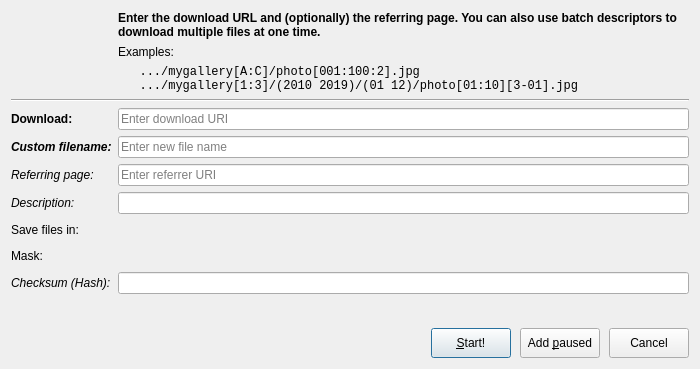
<?xml version="1.0" encoding="UTF-8"?>
<ui version="4.0">
 <class>AddDownloadDialog</class>
 <widget class="QDialog" name="AddDownloadDialog">
  <property name="geometry">
   <rect>
    <x>0</x>
    <y>0</y>
    <width>700</width>
    <height>357</height>
   </rect>
  </property>
  <property name="windowTitle">
   <string>DownZemAll - Add Downloads</string>
  </property>
  <property name="modal">
   <bool>true</bool>
  </property>
  <layout class="QVBoxLayout" name="verticalLayout">
   <item>
    <layout class="QGridLayout" name="gridLayout">
     <item row="0" column="1">
      <widget class="QLabel" name="label_8">
       <property name="sizePolicy">
        <sizepolicy hsizetype="Preferred" vsizetype="MinimumExpanding">
         <horstretch>0</horstretch>
         <verstretch>0</verstretch>
        </sizepolicy>
       </property>
       <property name="font">
        <font>
         <family>Segoe UI</family>
         <pointsize>9</pointsize>
         <weight>75</weight>
         <bold>true</bold>
        </font>
       </property>
       <property name="text">
        <string>Enter the download URL and (optionally) the referring page. You can also use batch descriptors to download multiple files at one time.</string>
       </property>
       <property name="wordWrap">
        <bool>true</bool>
       </property>
      </widget>
     </item>
     <item row="1" column="1">
      <widget class="QLabel" name="label_10">
       <property name="font">
        <font>
         <family>Segoe UI</family>
         <pointsize>9</pointsize>
        </font>
       </property>
       <property name="text">
        <string>Examples:</string>
       </property>
      </widget>
     </item>
     <item row="2" column="1">
      <widget class="QLabel" name="label_9">
       <property name="font">
        <font>
         <family>Courier New</family>
         <pointsize>9</pointsize>
        </font>
       </property>
       <property name="toolTip">
        <string>&lt;html&gt;&lt;head/&gt;&lt;body&gt;&lt;p&gt;Batch descriptors:&lt;/p&gt;&lt;p&gt;- Must start with '[' or '('&lt;/p&gt;&lt;p&gt;- Must contain two numbers, separated by ':', '-' or a space character&lt;/p&gt;&lt;p&gt;- Must end with ']' or ')'&lt;/p&gt;&lt;/body&gt;&lt;/html&gt;</string>
       </property>
       <property name="text">
        <string>   .../mygallery[A:C]/photo[001:100:2].jpg
   .../mygallery[1:3]/(2010 2019)/(01 12)/photo[01:10][3-01].jpg</string>
       </property>
      </widget>
     </item>
     <item row="3" column="0" colspan="2">
      <widget class="Line" name="line">
       <property name="orientation">
        <enum>Qt::Horizontal</enum>
       </property>
      </widget>
     </item>
     <item row="4" column="0">
      <widget class="QLabel" name="label">
       <property name="font">
        <font>
         <family>Segoe UI</family>
         <pointsize>9</pointsize>
         <weight>75</weight>
         <bold>true</bold>
        </font>
       </property>
       <property name="text">
        <string>Download:</string>
       </property>
      </widget>
     </item>
     <item row="4" column="1">
      <widget class="QLineEdit" name="downloadLineEdit">
       <property name="placeholderText">
        <string>Enter download URI</string>
       </property>
      </widget>
     </item>
     <item row="5" column="0">
      <widget class="QLabel" name="label_2">
       <property name="font">
        <font>
         <family>Segoe UI</family>
         <pointsize>9</pointsize>
         <weight>75</weight>
         <italic>true</italic>
         <bold>true</bold>
        </font>
       </property>
       <property name="text">
        <string>Custom filename:</string>
       </property>
      </widget>
     </item>
     <item row="5" column="1">
      <widget class="QLineEdit" name="filenameLineEdit">
       <property name="placeholderText">
        <string>Enter new file name</string>
       </property>
      </widget>
     </item>
     <item row="6" column="0">
      <widget class="QLabel" name="label_3">
       <property name="font">
        <font>
         <family>Segoe UI</family>
         <pointsize>9</pointsize>
         <weight>50</weight>
         <italic>true</italic>
         <bold>false</bold>
        </font>
       </property>
       <property name="text">
        <string>Referring page:</string>
       </property>
      </widget>
     </item>
     <item row="6" column="1">
      <widget class="QLineEdit" name="referrerLineEdit">
       <property name="placeholderText">
        <string>Enter referrer URI</string>
       </property>
      </widget>
     </item>
     <item row="7" column="0">
      <widget class="QLabel" name="label_4">
       <property name="font">
        <font>
         <family>Segoe UI</family>
         <pointsize>9</pointsize>
         <weight>50</weight>
         <italic>true</italic>
         <bold>false</bold>
        </font>
       </property>
       <property name="text">
        <string>Description:</string>
       </property>
      </widget>
     </item>
     <item row="7" column="1">
      <widget class="QLineEdit" name="descriptionLineEdit"/>
     </item>
     <item row="8" column="0">
      <widget class="QLabel" name="label_5">
       <property name="font">
        <font>
         <family>Segoe UI</family>
         <pointsize>9</pointsize>
         <weight>50</weight>
         <italic>false</italic>
         <bold>false</bold>
        </font>
       </property>
       <property name="text">
        <string>Save files in:</string>
       </property>
      </widget>
     </item>
     <item row="8" column="1">
      <widget class="PathWidget" name="pathWidget" native="true">
       <property name="minimumSize">
        <size>
         <width>0</width>
         <height>20</height>
        </size>
       </property>
      </widget>
     </item>
     <item row="9" column="0">
      <widget class="QLabel" name="label_6">
       <property name="font">
        <font>
         <family>Segoe UI</family>
         <pointsize>9</pointsize>
         <weight>50</weight>
         <italic>false</italic>
         <bold>false</bold>
        </font>
       </property>
       <property name="text">
        <string>Mask:</string>
       </property>
      </widget>
     </item>
     <item row="9" column="1">
      <widget class="MaskWidget" name="maskWidget" native="true">
       <property name="minimumSize">
        <size>
         <width>0</width>
         <height>20</height>
        </size>
       </property>
      </widget>
     </item>
     <item row="10" column="0">
      <widget class="QLabel" name="label_7">
       <property name="font">
        <font>
         <family>Segoe UI</family>
         <pointsize>9</pointsize>
         <weight>50</weight>
         <italic>true</italic>
         <bold>false</bold>
        </font>
       </property>
       <property name="text">
        <string>Checksum (Hash):</string>
       </property>
      </widget>
     </item>
     <item row="10" column="1">
      <widget class="QLineEdit" name="hashLineEdit"/>
     </item>
     <item row="0" column="0" rowspan="3">
      <widget class="QWidget" name="logo" native="true">
       <property name="sizePolicy">
        <sizepolicy hsizetype="Minimum" vsizetype="Fixed">
         <horstretch>0</horstretch>
         <verstretch>0</verstretch>
        </sizepolicy>
       </property>
       <property name="minimumSize">
        <size>
         <width>64</width>
         <height>64</height>
        </size>
       </property>
       <property name="styleSheet">
        <string notr="true">image: url(:/icons/logo/dza_128x128.png);</string>
       </property>
      </widget>
     </item>
    </layout>
   </item>
   <item>
    <spacer name="verticalSpacer">
     <property name="orientation">
      <enum>Qt::Vertical</enum>
     </property>
     <property name="sizeHint" stdset="0">
      <size>
       <width>20</width>
       <height>184</height>
      </size>
     </property>
    </spacer>
   </item>
   <item>
    <layout class="QHBoxLayout" name="buttonBox" stretch="1,0,0,0">
     <property name="spacing">
      <number>9</number>
     </property>
     <item>
      <spacer name="horizontalSpacer">
       <property name="orientation">
        <enum>Qt::Horizontal</enum>
       </property>
       <property name="sizeHint" stdset="0">
        <size>
         <width>40</width>
         <height>20</height>
        </size>
       </property>
      </spacer>
     </item>
     <item>
      <widget class="QPushButton" name="startButton">
       <property name="minimumSize">
        <size>
         <width>0</width>
         <height>30</height>
        </size>
       </property>
       <property name="text">
        <string>&amp;Start!</string>
       </property>
       <property name="default">
        <bool>true</bool>
       </property>
      </widget>
     </item>
     <item>
      <widget class="QPushButton" name="addPausedButton">
       <property name="minimumSize">
        <size>
         <width>0</width>
         <height>30</height>
        </size>
       </property>
       <property name="text">
        <string>Add &amp;paused</string>
       </property>
      </widget>
     </item>
     <item>
      <widget class="QPushButton" name="cancelButton">
       <property name="minimumSize">
        <size>
         <width>0</width>
         <height>30</height>
        </size>
       </property>
       <property name="text">
        <string>Cancel</string>
       </property>
      </widget>
     </item>
    </layout>
   </item>
  </layout>
 </widget>
 <customwidgets>
  <customwidget>
   <class>MaskWidget</class>
   <extends>QWidget</extends>
   <header>Widgets\MaskWidget</header>
   <container>1</container>
  </customwidget>
  <customwidget>
   <class>PathWidget</class>
   <extends>QWidget</extends>
   <header>Widgets/PathWidget</header>
   <container>1</container>
  </customwidget>
 </customwidgets>
 <tabstops>
  <tabstop>downloadLineEdit</tabstop>
  <tabstop>filenameLineEdit</tabstop>
  <tabstop>referrerLineEdit</tabstop>
  <tabstop>pathWidget</tabstop>
  <tabstop>maskWidget</tabstop>
  <tabstop>maskWidget</tabstop>
  <tabstop>hashLineEdit</tabstop>
  <tabstop>startButton</tabstop>
  <tabstop>addPausedButton</tabstop>
  <tabstop>cancelButton</tabstop>
 </tabstops>
 <resources/>
 <connections>
  <connection>
   <sender>startButton</sender>
   <signal>released()</signal>
   <receiver>AddDownloadDialog</receiver>
   <slot>accept()</slot>
   <hints>
    <hint type="sourcelabel">
     <x>678</x>
     <y>499</y>
    </hint>
    <hint type="destinationlabel">
     <x>79</x>
     <y>509</y>
    </hint>
   </hints>
  </connection>
  <connection>
   <sender>addPausedButton</sender>
   <signal>released()</signal>
   <receiver>AddDownloadDialog</receiver>
   <slot>acceptPaused()</slot>
   <hints>
    <hint type="sourcelabel">
     <x>762</x>
     <y>499</y>
    </hint>
    <hint type="destinationlabel">
     <x>644</x>
     <y>509</y>
    </hint>
   </hints>
  </connection>
  <connection>
   <sender>cancelButton</sender>
   <signal>released()</signal>
   <receiver>AddDownloadDialog</receiver>
   <slot>reject()</slot>
   <hints>
    <hint type="sourcelabel">
     <x>846</x>
     <y>499</y>
    </hint>
    <hint type="destinationlabel">
     <x>762</x>
     <y>509</y>
    </hint>
   </hints>
  </connection>
 </connections>
 <slots>
  <slot>acceptPaused()</slot>
 </slots>
</ui>
